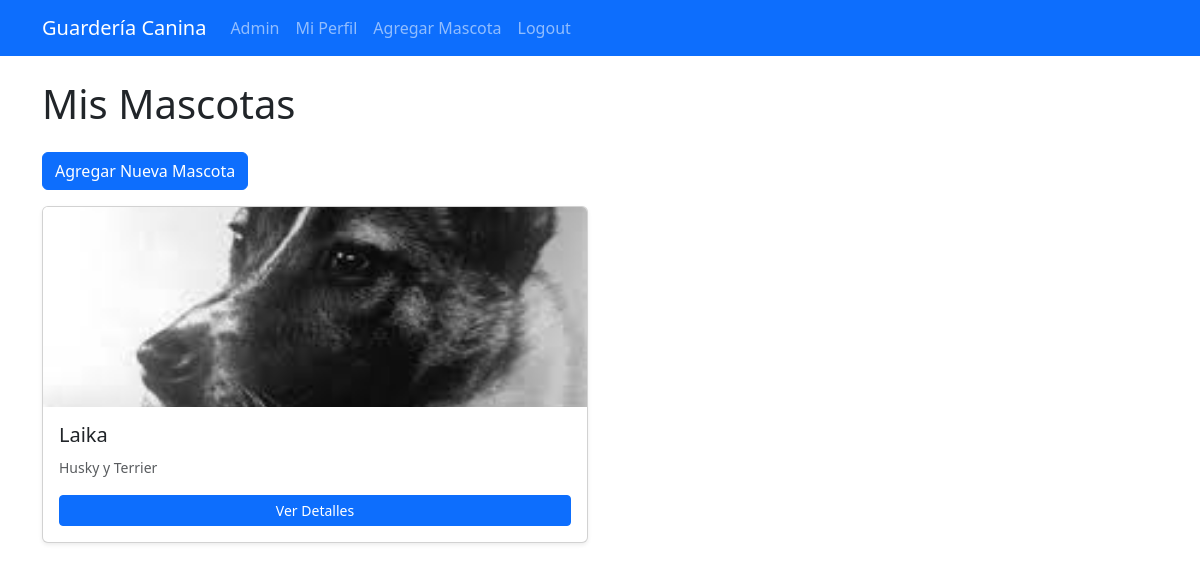
Screenshot of / (signed in) with the database file from the repository.
### daycare/models.py (models this page shows, shortened)
class Pet(models.Model):
    owner = models.ForeignKey(Owner, on_delete=models.CASCADE, related_name='pets') # Relación muchos-a-uno con Dueño
    nombre = models.CharField(max_length=100)
    raza = models.CharField(max_length=100, blank=True, null=True)
    fecha_nacimiento = models.DateField(blank=True, null=True)
    foto = models.ImageField(upload_to='pets_photos/', blank=True, null=True)
    notas_medicas = models.TextField(blank=True, null=True) # Alergias, medicaciones, etc.
    comportamiento_notas = models.TextField(blank=True, null=True, verbose_name='Notas sobre la Mascota') # Cómo se lleva con otros perros, etc.

### daycare/views.py (the view)
# urls.py: path('', views.lista_mis_mascotas, name='home'),
@login_required
def lista_mis_mascotas(request):
    try:
        owner_profile = request.user.owner
        mis_mascotas = owner_profile.pets.all().order_by('nombre')
        return render(request, 'daycare/lista_mis_mascotas.html', {'mis_mascotas': mis_mascotas})
    except Owner.DoesNotExist:
         messages.error(request, 'Tu cuenta de usuario no tiene un perfil de Dueño asociado. Por favor, usa una cuenta con perfil de dueño o contacta al administrador.')
         return redirect('login')

### daycare/templates/daycare/lista_mis_mascotas.html (shortened to what this page needs)
{% extends 'daycare/base.html' %}
{% load static %}
{% block content %}
    <h1 class="mb-4">Mis Mascotas</h1>
    <p>
        <a href="{% url 'daycare:agregar_mascota' %}" class="btn btn-primary">Agregar Nueva Mascota</a>
    </p>
    {% if mis_mascotas %}
        <div class="row row-cols-1 row-cols-md-2 g-4">
        {% for mascota in mis_mascotas %}
            <div class="col">
                <div class="card h-100 shadow-sm">
                    {% if mascota.foto %}
                        <img src="{{ mascota.foto.url }}" class="card-img-top" alt="Foto de {{ mascota.nombre }}" style="height: 200px; object-fit: cover;">
                    {% else %}
                        <img src="{% static 'img/placeholder_pet.png' %}" class="card-img-top" alt="Sin foto" style="height: 200px; object-fit: cover;">
                    {% endif %}
                    <div class="card-body d-flex flex-column">
                        <h5 class="card-title">{{ mascota.nombre }}</h5>
                        <p class="card-text"><small class="text-muted">{{ mascota.raza|default:"Raza no especificada" }}</small></p>
                        <a href="{% url 'daycare:detalle_mascota' mascota.pk %}" class="btn btn-primary btn-sm mt-auto">Ver Detalles</a>
                    </div>
                </div>
            </div>
        {% endfor %}
        </div>
    {% else %}
        <p>Aún no has agregado ninguna mascota. ¡Agrega la primera!</p>
    {% endif %}
{% endblock content %}

### rows the page displays
Pet: foto (picture), nombre "Laika", raza "Husky y Terrier"
